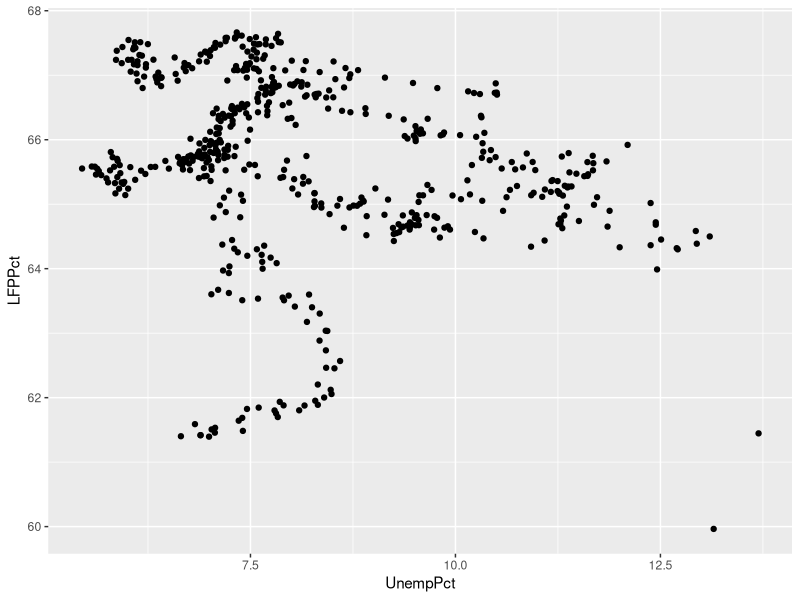
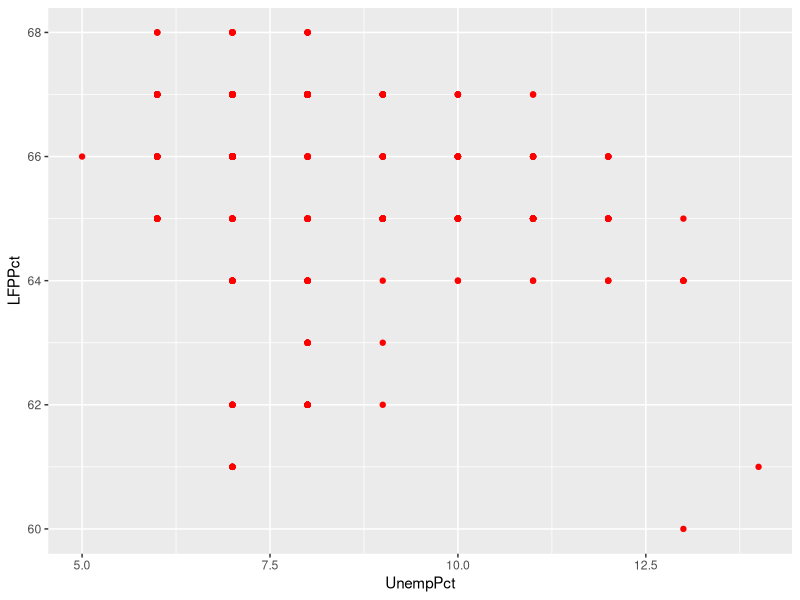
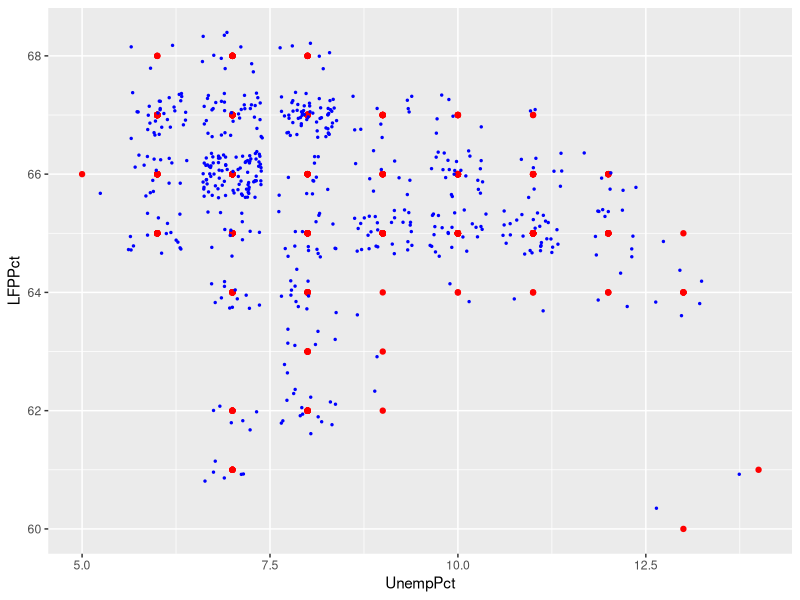
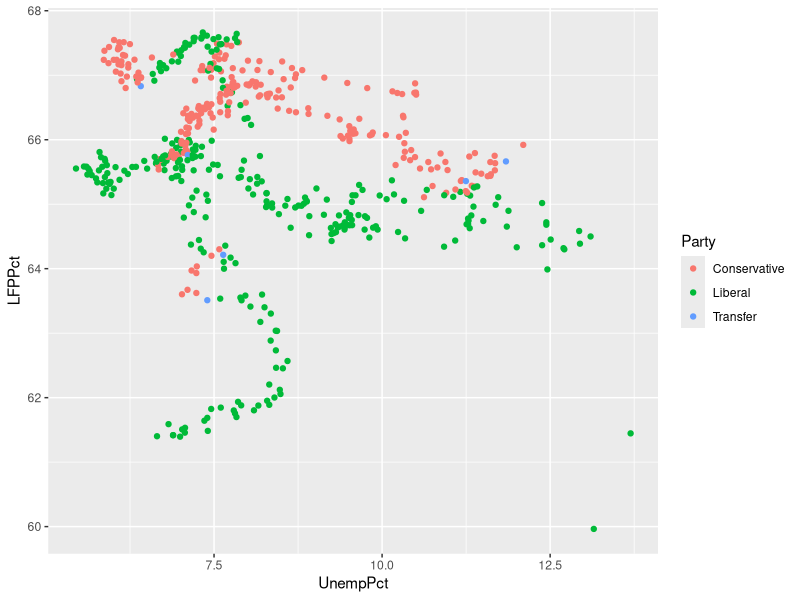
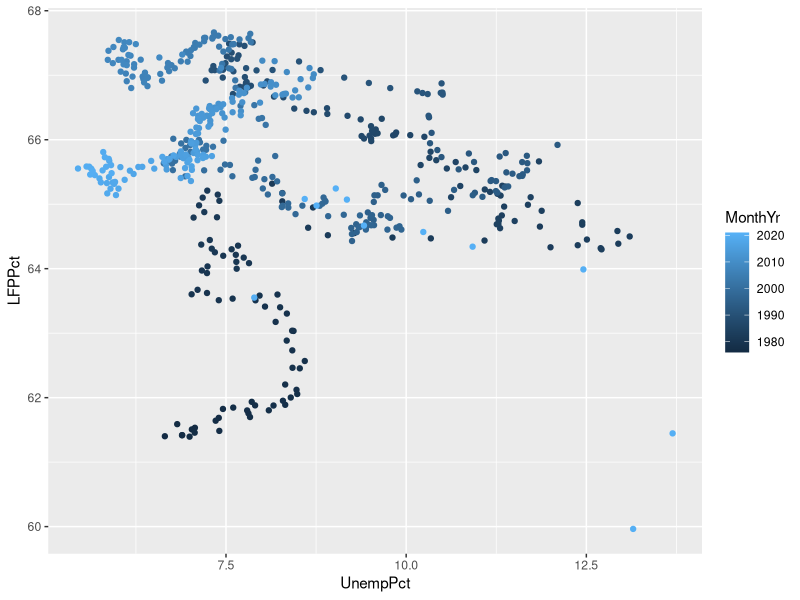
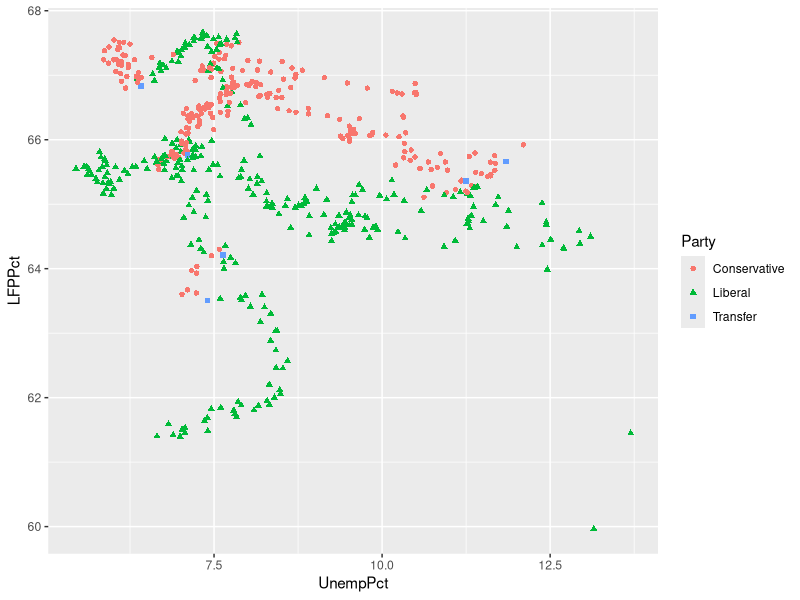
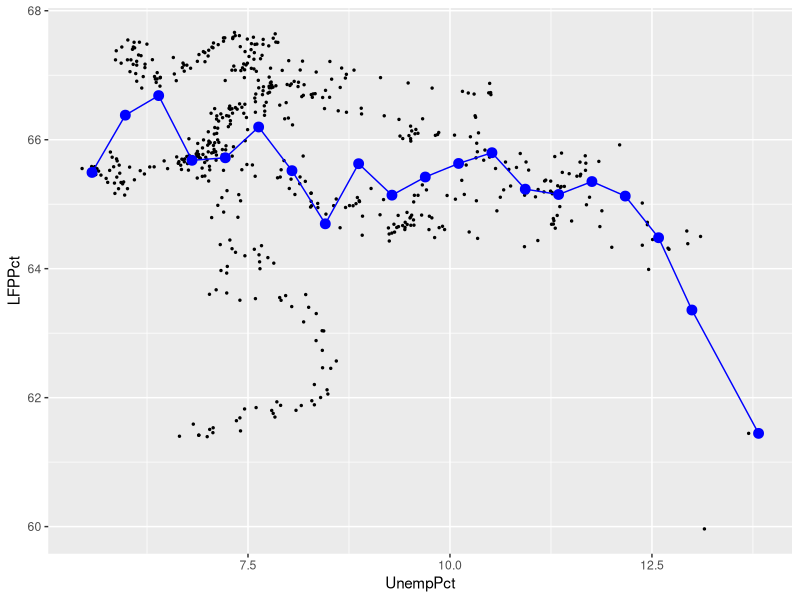
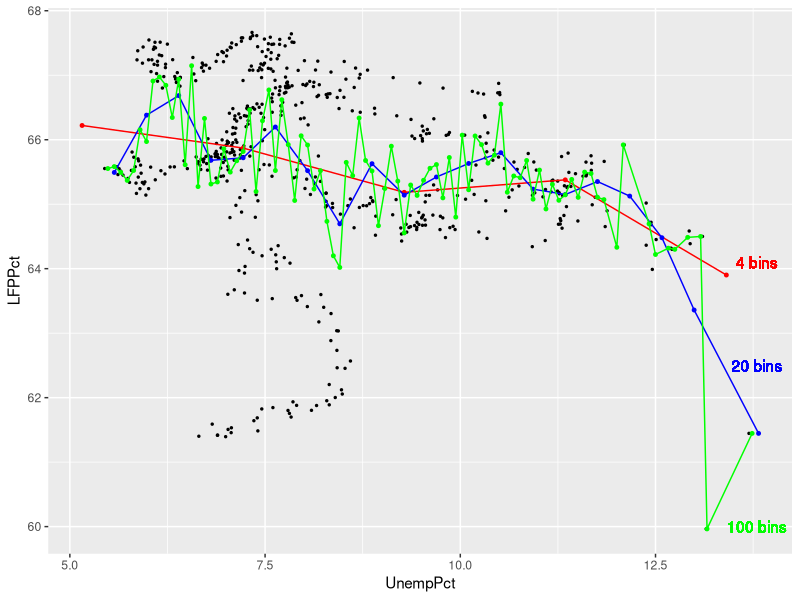

The R script that drew these images, in order:
## ---- chunk 1
knitr::opts_chunk$set(echo = TRUE,
                      prompt = FALSE,
                      tidy = TRUE,
                      collapse = TRUE)
library("tidyverse")
EmpData <- read_csv("sampledata/EmploymentData.csv")
# Make permanent changes to EmpData
EmpData <- EmpData %>%
  mutate(MonthYr = as.Date(MonthYr, "%m/%d/%Y")) %>% 
  mutate(UnempPct = 100*UnempRate) %>% 
  mutate(LFPPct = 100*LFPRate)
## ---- chunk 2
# For two specific columns of data
cov(EmpData$UnempPct, EmpData$LFPPct)
cor(EmpData$UnempPct, EmpData$LFPPct)
## ---- chunk 3
# Correlation matrix for the whole data set (at least the numerical parts)
EmpData %>%
  select(where(is.numeric)) %>%
  cor()
## ---- chunk 4
# EmpData has missing data in 1976 for the variable AnnPopGrowth
# Pairwise will only exclude 1976 from calculations involving AnnPopGrowth
EmpData %>%
  select(where(is.numeric)) %>%
  cor(use = "pairwise.complete.obs")
# Casewise will exclude 1976 from all calculations
EmpData %>%
  select(where(is.numeric)) %>%
  cor(use = "complete.obs")
## ---- chunk 5
ggplot(data = EmpData,
       aes(x = UnempPct,
           y = LFPPct)) +
  geom_point()
## ---- chunk 6
# Round UnempPct and LFPPct to nearest integer
RoundedEmpData <- EmpData %>% 
  mutate(UnempPct = round(UnempPct)) %>% 
  mutate(LFPPct = round(LFPPct))
## ---- chunk 7
# Create graph using rounded data
ggplot(data = RoundedEmpData, 
       aes(x = UnempPct,
           y = LFPPct)) + 
  geom_point(col = "red")
## ---- chunk 8
ggplot(data = RoundedEmpData,
       aes(x = UnempPct,
           y = LFPPct)) + 
  geom_point(col = "red") +
  geom_jitter(size = 0.5, 
              col = "blue")
## ---- chunk 9
ggplot(data = EmpData,
       aes(x = UnempPct,
           y = LFPPct,
           col = Party)) + 
  geom_point()
ggplot(data = EmpData,
       aes(x = UnempPct,
           y = LFPPct,
           col = MonthYr)) + 
  geom_point()
## ---- chunk 10
ggplot(data = EmpData,
       aes(x = UnempPct,
           y = LFPPct,
           col = Party)) + 
  geom_point(aes(shape = Party))
## ---- chunk 11
ggplot(data = EmpData,
       aes(x = UnempPct,
           y = LFPPct)) + 
 geom_point(size = 0.5) +
  stat_summary_bin(fun = 'mean', 
                   bins=20,
                   col = "blue", 
                   size = 3, 
                   geom = 'point') +
  stat_summary_bin(fun = 'mean', 
                   bins = 20,
                   col = "blue", 
                   size = 0.5, 
                   geom = 'line')
## ---- chunk 12
ggplot(data = EmpData,
       aes(x = UnempPct,
           y = LFPPct)) + 
 geom_point(size = 0.5) +
  stat_summary_bin(fun = 'mean',
                   bins = 4,
                   col = "red", 
                   size = 1, 
                   geom = 'point') +
  stat_summary_bin(fun = 'mean', 
                   bins = 4,
                   col = "red", 
                   size = 0.5, 
                   geom = 'line') +
  stat_summary_bin(fun = 'mean', 
                   bins = 20,
                   col = "blue", 
                   size = 1, 
                   geom = 'point') +
  stat_summary_bin(fun = 'mean', 
                   bins = 20,
                   col = "blue", 
                   size = 0.5, 
                   geom = 'line') +
  stat_summary_bin(fun = 'mean', 
                   bins = 100,
                   col = "green", 
                   size = 1, 
                   geom = 'point') +
  stat_summary_bin(fun = 'mean', 
                   bins = 100,
                   col = "green", 
                   size = 0.5, 
                   geom = 'line') +
  geom_text(x = 13.8,
            y = 64.1,
            label = "4 bins",
            col = "red") +
  geom_text(x = 13.8,
            y = 62.5,
            label = "20 bins",
            col = "blue") +
  geom_text(x = 13.8,
            y = 60,
            label = "100 bins",
            col = "green")
## ---- chunk 13
ggplot(data = EmpData,
       aes(x = UnempRate,
           y = LFPRate)) + 
  geom_point(size = 0.5) +
  geom_smooth()
## ---- chunk 14
ggplot(data = EmpData,
       aes(x = UnempPct,
           y = LFPPct)) + 
  geom_point(size = 0.5) +
  geom_smooth(method = "lm") 
## ---- chunk 15
ggplot(data = EmpData,
       aes(x = UnempPct,
           y = LFPPct)) + 
  geom_point(size = 0.5) +
  geom_smooth(col = "red") + 
  geom_smooth(method = "lm",
              col = "blue") 
